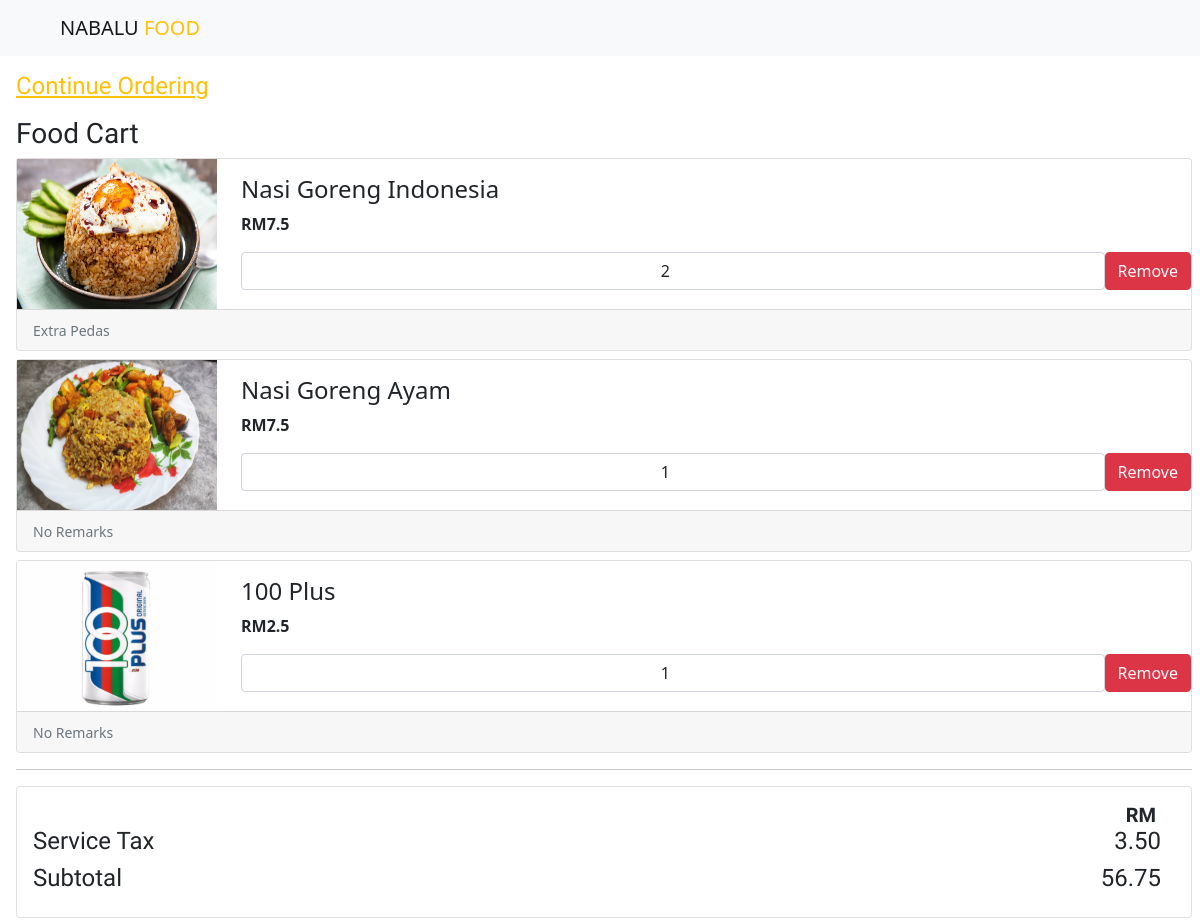
Page /cart.php?tableNo=1 on the committed database.
### tables this page shows
CREATE TABLE `orders` (
  `No` int(11) NOT NULL,
  `TableNo` varchar(255) NOT NULL,
  `food_Code` varchar(255) NOT NULL,
  `food_Name` varchar(255) NOT NULL,
  `food_Price` double NOT NULL,
  `Image` varchar(255) NOT NULL,
  `Remarks` varchar(255) DEFAULT NULL,
  `Quantity` int(11) NOT NULL
);

### cart.php (the view, shortened to what this page needs)
<?php
require_once "db.php";
if(isset($_GET['tableNo']))
{
    $tableNo = $_GET['tableNo'];
    $cartQuery = "SELECT * FROM orders WHERE TableNo='$tableNo'";
    $cartSqli = mysqli_query($conn, $cartQuery);
}
else
{
  header("location:./error404.php");
}
?>
<!DOCTYPE html>
<html lang="en">
<head>
    <link rel="stylesheet" href="style.css">
    <link rel="stylesheet" href="bootstrap/css/bootstrap.min.css">
    <link rel="stylesheet" href="cart.css">
</head>
<body>
<header class="header">
<nav class="navbar navbar-expand-lg navbar-light bg-light">
  <div class="container-fluid">
    <a class="navbar-brand ps-5" href="">NABALU <span class ="text-warning">FOOD</span></a>
  </div>
</nav>
</header>
<div class="container-fluid m-1">
    <a class="link-warning" href="orderFood.php?tableNo=<?php echo $_GET['tableNo']?>"><h4 class ="mt-3" style="font-family: 'Roboto Condensed', sans-serif;">Continue Ordering</h4></a>
    <h3 class ="mt-3" style="font-family: 'Roboto Condensed', sans-serif;">Food Cart</h3>
<?php
    while($rows=mysqli_fetch_assoc($cartSqli))
    {
?>
  <div class="card mb-2">
        <div class="row no-gutters">
            <div class="col-auto">
                <img src="<?php echo $rows['Image'];?>" class="img-fluid" alt="" style="width:200px; height:150px;">
            </div>
            <div class="col">
                <div class="card-block mt-3">
                    <h4 class="card-title"><?php echo $rows['food_Name'];?></h4>
                    <p class="card-text fw-bold">RM<?php echo $rows['food_Price'];?></p>
                    <div class="d-flex">
                    <input type="number" class="form-control" name="qty" value = "<?php echo $rows['Quantity'];?>" style="text-align:center;" min="1">
                    <a href="#" class="btn btn-danger">Remove</a>
                    </div>
                </div>
            </div>
        </div>
        <div class="card-footer w-100 text-muted">
        <p class="card-text"><?php if($rows['Remarks'] == ""){echo '<small class="text-muted">No Remarks</small>';}else{echo '<small class="text-muted">'.$rows['Remarks'].'</small>';};?></p>
        </div>
  </div>
<?php
    }
?>
<hr>
<div class="card">
  <div class="card-body">
    <h5 style="font-family: 'Roboto Condensed', sans-serif;" class="mb-4 fw-bold"><span style="position:absolute; right: 35px;">RM</span></h5>
    <h4 style="font-family: 'Roboto Condensed', sans-serif;">Service Tax <span style="position:absolute; right: 30px;">3.50</span></h4>
    <h4 style="font-family: 'Roboto Condensed', sans-serif;">Subtotal <span style="position:absolute; right: 30px;">56.75</span></h4>
  </div>
</div>
</div>
</body>
</html>

### rows in the picture
orders: Image (picture), food_Name "Nasi Goreng Indonesia", food_Price "7.5", qty "2", Remarks "Extra Pedas"
orders: Image (picture), food_Name "Nasi Goreng Ayam", food_Price "7.5", qty "1", Remarks "No Remarks"
orders: Image (picture), food_Name "100 Plus", food_Price "2.5", qty "1", Remarks "No Remarks"
